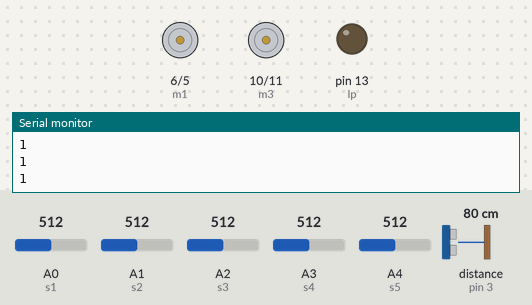
Recording of a sketch running on a simulated Arduino Uno, built with avr-gcc and run on an emulated ATmega328P. On the bench: motor-driver pin pairs drawn as motors (green arrow = first pin HIGH = forward, orange = second pin HIGH = backward, longer = more drive), output pins drawn as LEDs (lit = HIGH), the last lines printed to the serial monitor. Inputs (shaded band) come from the test bench; at power-on: A1 (s2) = 512, distance to the obstacle (sensor on pin 3) 80 cm, A2 (s3) = 512, A0 (s1) = 512, A3 (s4) = 512, A4 (s5) = 512. The echo pulse lasts 58.3 µs per cm; pins used as bus, display or sensor lines are not drawn.

Above: at 1.2 s.
1.3 s: A1 (s2) set to 309
2.8 s: A1 (s2) set to 286
At 4.0 s:
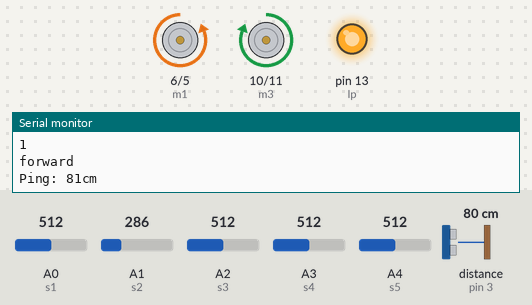
4.3 s: distance to the obstacle (sensor on pin 3) set to 10 cm
7.3 s: distance to the obstacle (sensor on pin 3) set to 7 cm
At 7.9 s:
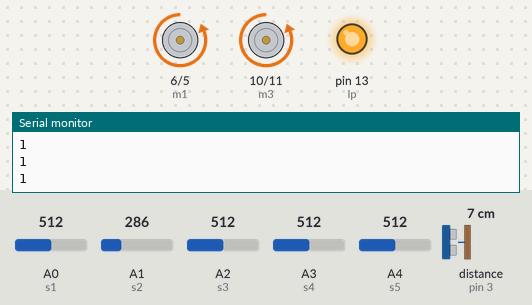
10.3 s: A2 (s3) set to 312
13.3 s: A2 (s3) set to 286
Timing chart, 0 to 17.3 s (numbered marks = the images above; inputs shaded):
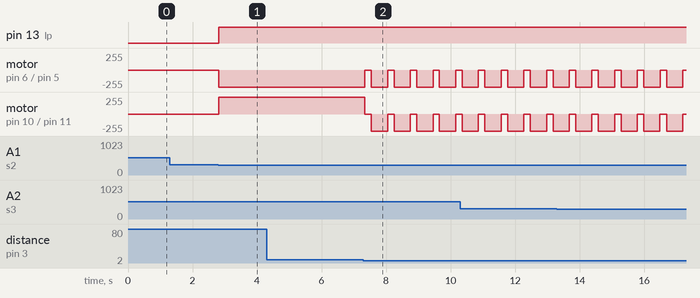

The sketch:

obstacle_and_line_follower.ino
```cpp
#include <NewPing.h>
#define TRIGGER_PIN  4
#define ECHO_PIN     3
#define MAX_DISTANCE 400
int vcc=12;
int d;
int s1=A0;
int s2=A1;
int s3=A2;
int s4=A3;
int s5=A4;
int lp=13;
int k=300;
int m1=6;
int m2=5;
int m3=10;
int m4=11;
int a1=0;
int ls=0;
int sen1;
int sen2;
int sen3;
int sen4;
int sen5;
NewPing sonar(TRIGGER_PIN, ECHO_PIN, MAX_DISTANCE);
void setup() {
Serial.begin(9600);
pinMode(12,OUTPUT);
digitalWrite(vcc,HIGH);
pinMode(s1,INPUT);
pinMode(s2,INPUT);
pinMode(s3,INPUT);
pinMode(s4,INPUT);
pinMode(s5,INPUT);
 pinMode(lp,OUTPUT);
pinMode(m4,OUTPUT);
pinMode(m3,OUTPUT);
pinMode(m2,OUTPUT);
pinMode(m1,OUTPUT);
}

void loop() {
  sensor_check();
  if(sen5==1||(sen4==1&&sen2==0))
  ls=2;
  else if(sen1==1||(sen2==1&&sen4==0))
  ls=1;
  d=sonar.ping_cm();
  display();
  if(d<=8)
  obstacle_avoid();
  if(a1==0)
  {
    while(1)
    {
    halt();
    sensor_check();
    if(sen2!=sen3||sen2!=sen4)
    {
      a1=1;
      break;
    }
    }
  }
 else if(sen3==1)
  {
    pwm_backward();
    Serial.println("forward ");
  }
  else if(sen2==1&&sen4==0)
  {
    pwm_left();
    Serial.println("left ");

  }
  else if(sen2==0&&sen4==1)
  {
    pwm_right();
    Serial.println("right ");
  }

   else if(sen2==0&&sen3==0&&sen4==0)
    {

      if(ls==1)
      pwm_left();
      else if(ls==2)
      pwm_right();
      else if(ls==0)
      pwm_backward();
    }
}
 void display()
 {

  Serial.print("Ping: ");
  Serial.print(sonar.ping_cm());
  Serial.println("cm");
  Serial.println(sen1);
  Serial.println(sen2);
  Serial.println(sen3);
 Serial.println(sen4);
 Serial.println(sen5);

 }
 void obstacle_avoid()
 {
  halt();
  delay(200);
   analogWrite(m2,255);
  analogWrite(m1,0);
  analogWrite(m3,0);
  analogWrite(m4,255);
  delay(500);
  sensor_check();
  while(sen3!=0&&sen2!=0&&sen4!=0)
  {
    sensor_check();
    analogWrite(m2,0);
  analogWrite(m1,0);
  analogWrite(m4,0);
  analogWrite(m3,255);
  }
 }
void sensor_check()
{
  int ss1=analogRead(s1);
  int ss2=analogRead(s2);
  int ss3=analogRead(s3);
  int ss4=analogRead(s4);
  int ss5=analogRead(s5);

  if (ss1>k)
  sen1=1;
  else
  sen1=0;
  if(ss2>k)
  sen2=1;
  else
  sen2=0;
  if(ss3>k)
  sen3=1;
  else
  sen3=0;
  if(ss4>k)
  sen4=1;
  else
  sen4=0;
  if(ss5>k)
  sen5=1;
  else
  sen5=0;
}
void pwm_forward()
{
  a1=1;
  analogWrite(m1,255);
  analogWrite(m2,0);
  analogWrite(m3,0);
  analogWrite(m4,255);
}
void pwm_backward()
{
  a1=1;
  digitalWrite(lp,HIGH);
  analogWrite(m2,255);
  analogWrite(m1,0);
  analogWrite(m4,0);
  analogWrite(m3,255);
}
void pwm_right()
{

  a1=1;
  analogWrite(m2,255);
  analogWrite(m1,0);
  analogWrite(m3,0);
  analogWrite(m4,0);

}

void pwm_left()
{

  a1=1;
  analogWrite(m1,0);
  analogWrite(m2,0);
  analogWrite(m4,0);
  analogWrite(m3,255);
}
void halt()
{
digitalWrite(m1,LOW);
 digitalWrite(m1,LOW);
  digitalWrite(m2,LOW);
  digitalWrite(m4,LOW);
  digitalWrite(m3,LOW);
}
```

Measured:
- the behaviour switches between 301 and 300 on A1 (s2) (found by bisection; images 0 and 1)
- the behaviour switches between 9 and 8 cm on distance to the obstacle (sensor on pin 3) (found by bisection; images 1 and 2)
- after the input at 1.3 s, every drawn part: stays the same
- after the input at 2.8 s, pin 13 (lp): LOW → HIGH at once; motor on pin 6 (m1) / pin 5 (m2): stopped → backward 255/255 at once; motor on pin 10 (m3) / pin 11 (m4): stopped → forward 255/255 at once
- after the input at 7.3 s, motor on pin 6 (m1) / pin 5 (m2), motor on pin 10 (m3) / pin 11 (m4): alternates backward 255/255 for 0.50 s and stopped for 0.20 s, starting at once
